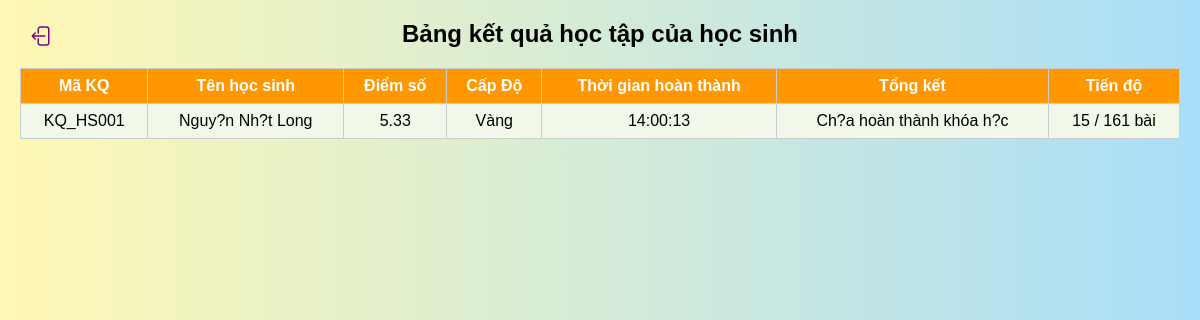
The page /Giao_Dien_WEB/Giao_Dien_WEB/view_ketqua.php (signed in) on the database its author committed.
### tables this page shows
CREATE TABLE `ketqua` (
  `ID_KQ` varchar(20) NOT NULL,
  `ID_HS` varchar(20) DEFAULT NULL,
  `DiemSo` float DEFAULT NULL,
  `ThanhTich` varchar(255) DEFAULT NULL,
  `ThoiGianHoanThanh` time DEFAULT NULL,
  `TongKet` varchar(255) DEFAULT NULL
);

CREATE TABLE `hocsinh` (
  `ID_HS` varchar(20) NOT NULL,
  `ID` varchar(20) NOT NULL,
  `Ten_PH` varchar(30) DEFAULT NULL,
  `ID_PH` varchar(20) DEFAULT NULL,
  `ID_Lop` varchar(20) DEFAULT NULL,
  `Ten` varchar(100) NOT NULL,
  `DiaChi` varchar(255) DEFAULT NULL,
  `SDT` varchar(12) DEFAULT NULL,
  `GioiTinh` varchar(10) DEFAULT NULL,
  `CapDo` varchar(50) DEFAULT NULL,
  `PhanThuong` varchar(255) DEFAULT NULL,
  `TienDoHocTap` varchar(255) DEFAULT NULL,
  `ID_GV` varchar(20) DEFAULT NULL
);

### Giao_Dien_WEB/Giao_Dien_WEB/view_ketqua.php (the view, shortened to what this page needs)
<?php
require '../config/config.php';
$student_id = $_SESSION['user_id'];
$sql = "
SELECT
  k.ID_KQ,
  h.ID_HS,
  h.Ten,
  h.CapDo,
  k.DiemSo,
  k.ThanhTich,
  k.ThoiGianHoanThanh,
  k.TongKet,
  /* số bài đã làm trong đúng lớp */
  COALESCE((
    SELECT COUNT(DISTINCT r.ID_BT)
    FROM results r
    JOIN baitap b2 ON b2.ID_BT = r.ID_BT
    WHERE r.ID = h.ID       -- r.ID là ID (user), trỏ tới HocSinh.ID
      AND r.is_done = 1
      AND b2.ID_Lop = h.ID_Lop
  ), 0) AS da_lam,
  /* tổng số bài của lớp học sinh */
  (SELECT COUNT(*) FROM baitap b3 WHERE b3.ID_Lop = h.ID_Lop) AS tong_bai
FROM ketqua k
JOIN hocsinh h ON k.ID_HS = h.ID_HS
WHERE h.ID_HS = '$student_id'
ORDER BY h.Ten ASC, k.ID_KQ DESC
";
$result = $conn->query($sql);
?>
<!DOCTYPE html>
<html lang="vi">
<head>
</head>
<body>
<a  href="login_student.php" class="back-home">
</a>
  <h2>Bảng kết quả học tập của học sinh</h2>
  <table>
    <tr>
      <th>Mã KQ</th>
      <th>Tên học sinh</th>
      <th>Điểm số</th>
      <th>Cấp Độ</th>
      <th>Thời gian hoàn thành</th>
      <th>Tổng kết</th>
      <th>Tiến độ</th>
    </tr>
    <?php if ($result->num_rows > 0): ?>
      <?php while ($row = $result->fetch_assoc()): ?>
        <tr>
          <td><?= htmlspecialchars($row['ID_KQ']) ?></td>
          <td><?= htmlspecialchars($row['Ten']) ?></td>
          <td><?= htmlspecialchars($row['DiemSo']) ?></td>
          <td><?= htmlspecialchars($row['CapDo']) ?></td>
          <td><?= htmlspecialchars($row['ThoiGianHoanThanh']) ?></td>
          <td><?= htmlspecialchars($row['TongKet']) ?></td>
          <td><?= intval($row['da_lam']) . " / " . intval($row['tong_bai']) . " bài" ?></td>
        </tr>
      <?php endwhile; ?>
    <?php else: ?>
      <tr><td colspan="7">Chưa có dữ liệu</td></tr>
    <?php endif; ?>
  </table>
</body>
</html>

### Giao_Dien_WEB/Giao_Dien_WEB/view_ketqua.php (style rules this page uses)
body { font-family: Arial, sans-serif; margin: 20px; background: linear-gradient(to right, #fff8b5, #a9def9); }
h2 { text-align: center; }
table { width: 100%; border-collapse: collapse; background: #fff; }
th, td { border: 1px solid #ccc; padding: 8px; text-align: center; }
th { background: #ff9800; color: #fff; }
tr:nth-child(even) { background: #f1f8e9; }
.back-home { position: fixed; top: 16px; left: 16px; color: #009de0; padding: 8px 14px; font-weight: bold; text-decoration: none; transition: background-color 0.2s; z-index: 1000; }

### rows shown on the page
ketqua: ID_KQ "KQ_HS001", ID_HS.Ten "Nguy?n Nh?t Long", DiemSo "5.33", ID_HS.CapDo "Vàng", ThoiGianHoanThanh "14:00:13", TongKet "Ch?a hoàn thành khóa h?c", da_lam "15", tong_bai "161"
